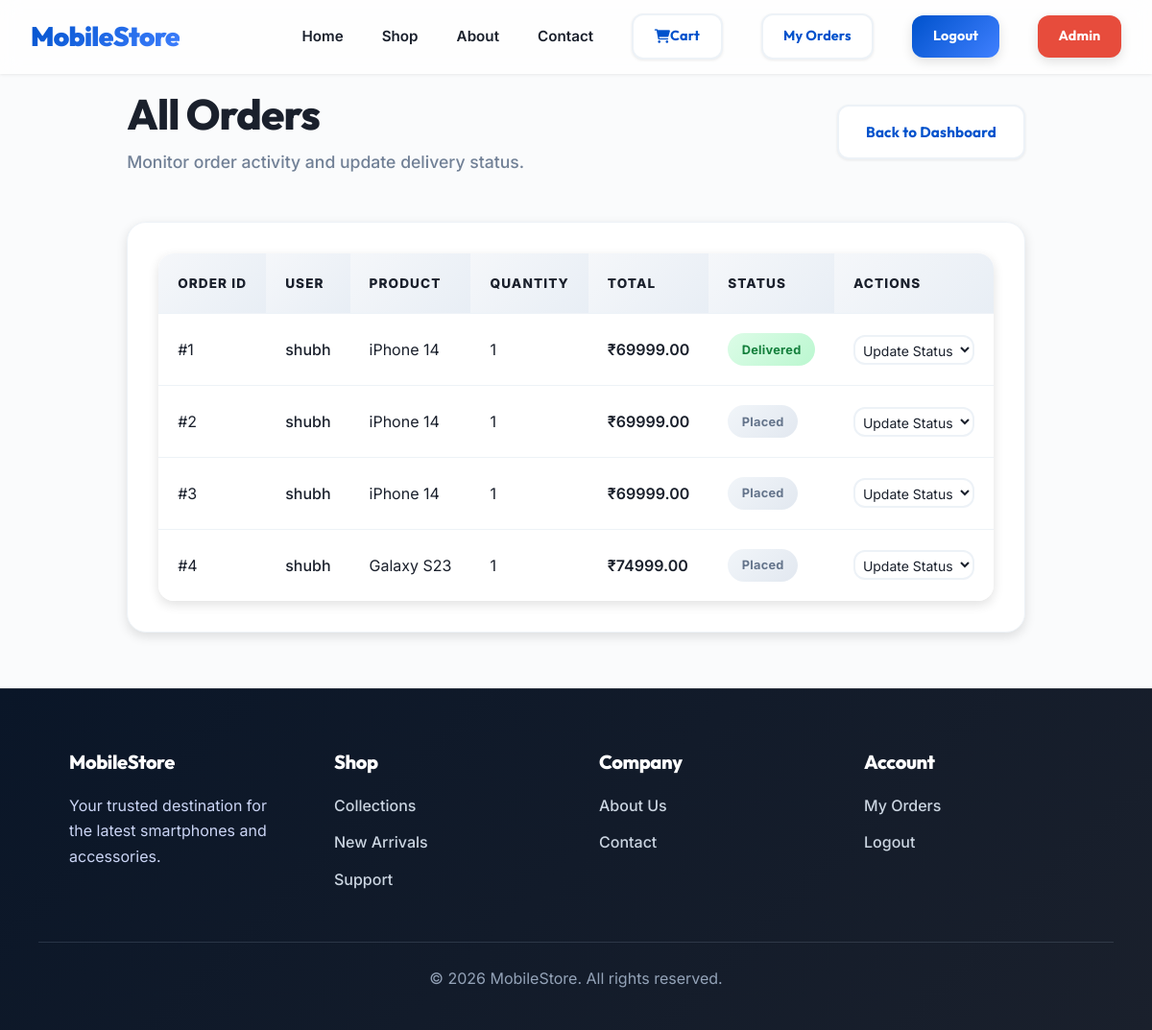
Page /adminuser/orders/ (signed in) on the committed database.
### user/models.py (models this page shows, shortened)
class Order(models.Model):
    user = models.ForeignKey(User, on_delete=models.CASCADE)
    product = models.ForeignKey(Product, on_delete=models.CASCADE)
    quantity = models.PositiveIntegerField(default=1)
    total_price = models.DecimalField(max_digits=10, decimal_places=2)
    order_date = models.DateTimeField(auto_now_add=True)
    status = models.CharField(
        max_length=20,
        choices=[('Placed', 'Placed'), ('Delivered', 'Delivered')],
        default='Placed'
    )

### main/models.py (models this page shows, shortened)
class Product(models.Model):
    brand = models.CharField(max_length=100)
    name = models.CharField(max_length=150)
    price = models.DecimalField(max_digits=10, decimal_places=2)
    description = models.TextField()
    image = models.ImageField(upload_to='products/')
    created_at = models.DateTimeField(auto_now_add=True)

### adminuser/views.py (the view)
# urls.py: path('orders/', views.view_orders, name='admin_orders'),
@login_required
def view_orders(request):
    orders = Order.objects.all()
    return render(request, 'adminuser/orders.html', {'orders': orders})

### templates/adminuser/orders.html (shortened to what this page needs)
{% extends 'main/base.html' %}
{% block content %}
<div class="container">
    <div class="page-header">
        <div>
            <h1 class="page-title">All Orders</h1>
            <p class="page-subtitle">Monitor order activity and update delivery status.</p>
        </div>
        <a href="/adminuser/dashboard/" class="btn btn-secondary">Back to Dashboard</a>
    </div>
    <div class="card p-0" style="overflow: hidden;">
        <div class="table-responsive">
            <table class="table">
                <thead>
                    <tr>
                        <th>Order ID</th>
                        <th>User</th>
                        <th>Product</th>
                        <th>Quantity</th>
                        <th>Total</th>
                        <th>Status</th>
                        <th>Actions</th>
                    </tr>
                </thead>
                <tbody>
                    {% for o in orders %}
                    <tr>
                        <td>#{{ o.id }}</td>
                        <td>
                            <span style="font-weight: 500;">{{ o.user.username }}</span>
                        </td>
                        <td>{{ o.product.name }}</td>
                        <td>{{ o.quantity }}</td>
                        <td style="font-weight: 600;">₹{{ o.total_price }}</td>
                        <td>
                            {% if o.status == 'Pending' %}
                            <span class="badge badge-warning">{{ o.status }}</span>
                            {% elif o.status == 'Delivered' %}
                            <span class="badge badge-success">{{ o.status }}</span>
                            {% else %}
                            <span class="badge badge-muted">{{ o.status }}</span>
                            {% endif %}
                        </td>
                        <td>
                            <select class="form-control" style="padding: 0.25rem; font-size: 0.875rem; width: auto;">
                                <option>Update Status</option>
                            </select>
                        </td>
                    </tr>
                    {% empty %}
                    <tr>
                        <td colspan="7" class="empty-state">No orders found.</td>
                    </tr>
                    {% endfor %}
                </tbody>
            </table>
        </div>
    </div>
</div>
{% endblock %}

### static/css/style.css (style rules this page uses)
:root { --primary-color: #0052cc; --primary-hover: #0043a3; --primary-light: #4080ff; --secondary-color: #5b6470; --accent-color: #ff6b35; --accent-light: #ff9a56; --success-color: #2ecc71; --danger-color: #e74c3c; --warning-color: #f39c12; --light-bg: #f5f7fa; --lighter-bg: #fafbfc; --dark-bg: #0a1628; --surface-color: #ffffff; --text-main: #1a202c; --text-muted: #718096; --text-light: #a0aec0; --border-color: #e2e8f0; --border-light: #edf2f7; --gradient-primary: linear-gradient(135deg, #0052cc 0%, #4080ff 100%); --gradient-accent: linear-gradient(135deg, #ff6b35 0%, #ff9a56 100%); --gradient-dark: linear-gradient(135deg, #0a1628 0%, #1a202c 100%); --gradient-purple: linear-gradient(135deg, #7c3aed 0%, #a78bfa 100%); --gradient-green: linear-gradient(135deg, #10b981 0%, #34d399 100%); --shadow-sm: 0 1px 3px 0 rgba(0, 0, 0, 0.08); --shadow-md: 0 4px 12px rgba(0, 0, 0, 0.12); --shadow-lg: 0 10px 28px rgba(0, 0, 0, 0.15); --shadow-xl: 0 20px 40px rgba(0, 0, 0, 0.18); --shadow-glow: 0 0 24px rgba(0, 82, 204, 0.2); --font-sans: 'Inter', system-ui, -apple-system, sans-serif; --font-heading: 'Outfit', sans-serif; }
* { margin: 0; padding: 0; box-sizing: border-box; }
html { scroll-behavior: smooth; }
body { font-family: var(--font-sans); background-color: var(--lighter-bg); color: var(--text-main); line-height: 1.65; min-height: 100vh; display: flex; flex-direction: column; font-weight: 400; -webkit-font-smoothing: antialiased; -moz-osx-font-smoothing: grayscale; }
h1, h2, h3, h4, h5, h6 { font-family: var(--font-heading); color: var(--text-main); margin-bottom: 0.5em; font-weight: 800; letter-spacing: -0.02em; line-height: 1.2; }
h1 { font-size: 3rem; }
a { text-decoration: none; color: var(--primary-color); transition: all 0.3s cubic-bezier(0.4, 0, 0.2, 1); }
.container { max-width: 1320px; margin: 0 auto; padding: 0 2.5rem; }
.p-0 { padding: 0; }
.btn { display: inline-flex; align-items: center; justify-content: center; padding: 0.875rem 1.75rem; border-radius: 0.75rem; font-weight: 700; font-family: var(--font-heading); cursor: pointer; transition: all 0.3s cubic-bezier(0.4, 0, 0.2, 1); border: none; text-decoration: none; font-size: 0.95rem; letter-spacing: 0.01em; position: relative; overflow: hidden; }
.btn::before { content: ''; position: absolute; top: 0; left: -100%; width: 100%; height: 100%; background: rgba(255, 255, 255, 0.2); transition: left 0.3s cubic-bezier(0.4, 0, 0.2, 1); }
.btn-secondary { background-color: white; color: var(--primary-color); border: 2px solid var(--border-light); box-shadow: var(--shadow-sm); }
.card { background: var(--surface-color); border-radius: 1.25rem; box-shadow: var(--shadow-md); padding: 2rem; border: 1px solid var(--border-light); transition: all 0.3s cubic-bezier(0.4, 0, 0.2, 1); backdrop-filter: blur(10px); }
.form-control { width: 100%; padding: 1rem 1.25rem; border-radius: 0.75rem; border: 2px solid var(--border-light); font-family: var(--font-sans); font-size: 1rem; transition: all 0.3s cubic-bezier(0.4, 0, 0.2, 1); background-color: white; color: var(--text-main); }
.form-control::placeholder { color: var(--text-light); }
.table-responsive { overflow-x: auto; border-radius: 1rem; box-shadow: var(--shadow-md); }
.table { width: 100%; border-collapse: collapse; background: white; }
.table th, .table td { padding: 1.25rem; text-align: left; border-bottom: 1px solid var(--border-light); }
.table th { background: linear-gradient(135deg, #f5f7fa 0%, #e8eef5 100%); font-weight: 800; color: var(--text-main); font-size: 0.85rem; text-transform: uppercase; letter-spacing: 0.08em; }
.table tr:last-child td { border-bottom: none; }
.table tbody tr { transition: background-color 0.3s ease; }
.fade-in { animation: fadeIn 0.6s cubic-bezier(0.4, 0, 0.2, 1); }
.page-header { display: flex; align-items: center; justify-content: space-between; gap: 2rem; margin-bottom: 3rem; flex-wrap: wrap; }
.page-header > div { max-width: 720px; }
.page-title { font-size: 2.75rem; margin-bottom: 0.5rem; }
.page-subtitle { color: var(--text-muted); font-size: 1.1rem; font-weight: 500; }
.page-header .btn { white-space: nowrap; }
.badge { display: inline-flex; align-items: center; gap: 0.5rem; padding: 0.4rem 0.9rem; border-radius: 999px; font-size: 0.8rem; font-weight: 700; letter-spacing: 0.02em; }
.badge-success { background: linear-gradient(135deg, #dcfce7 0%, #bbf7d0 100%); color: #15803d; }
.badge-muted { background: linear-gradient(135deg, #f1f5f9 0%, #e2e8f0 100%); color: #64748b; }

### rows in the picture
Order: id "1", user.username "shubh", product.name "iPhone 14", quantity "1", total_price "69999.00", status "Delivered"
Order: id "2", user.username "shubh", product.name "iPhone 14", quantity "1", total_price "69999.00", status "Placed"
Order: id "3", user.username "shubh", product.name "iPhone 14", quantity "1", total_price "69999.00", status "Placed"
Order: id "4", user.username "shubh", product.name "Galaxy S23", quantity "1", total_price "74999.00", status "Placed"
